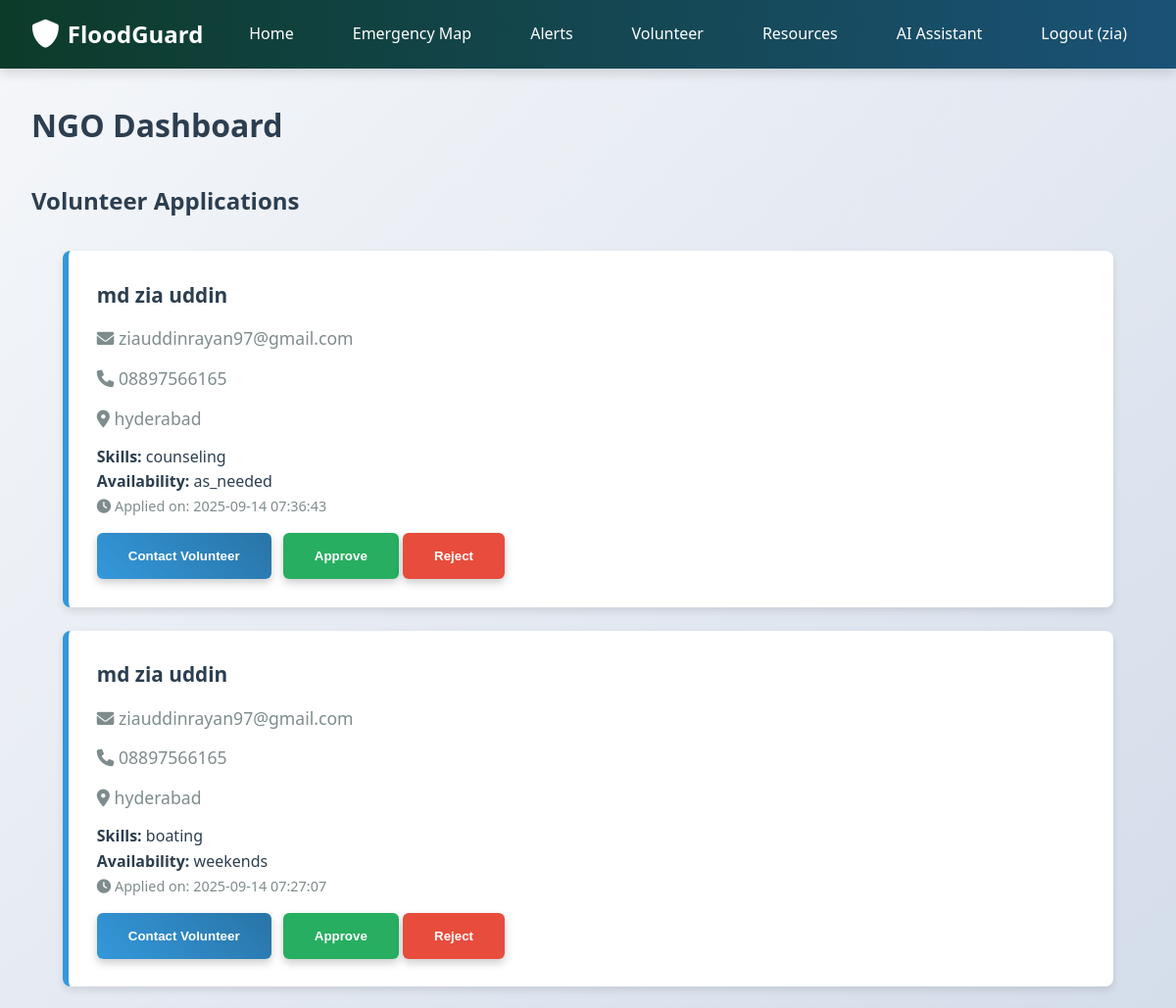
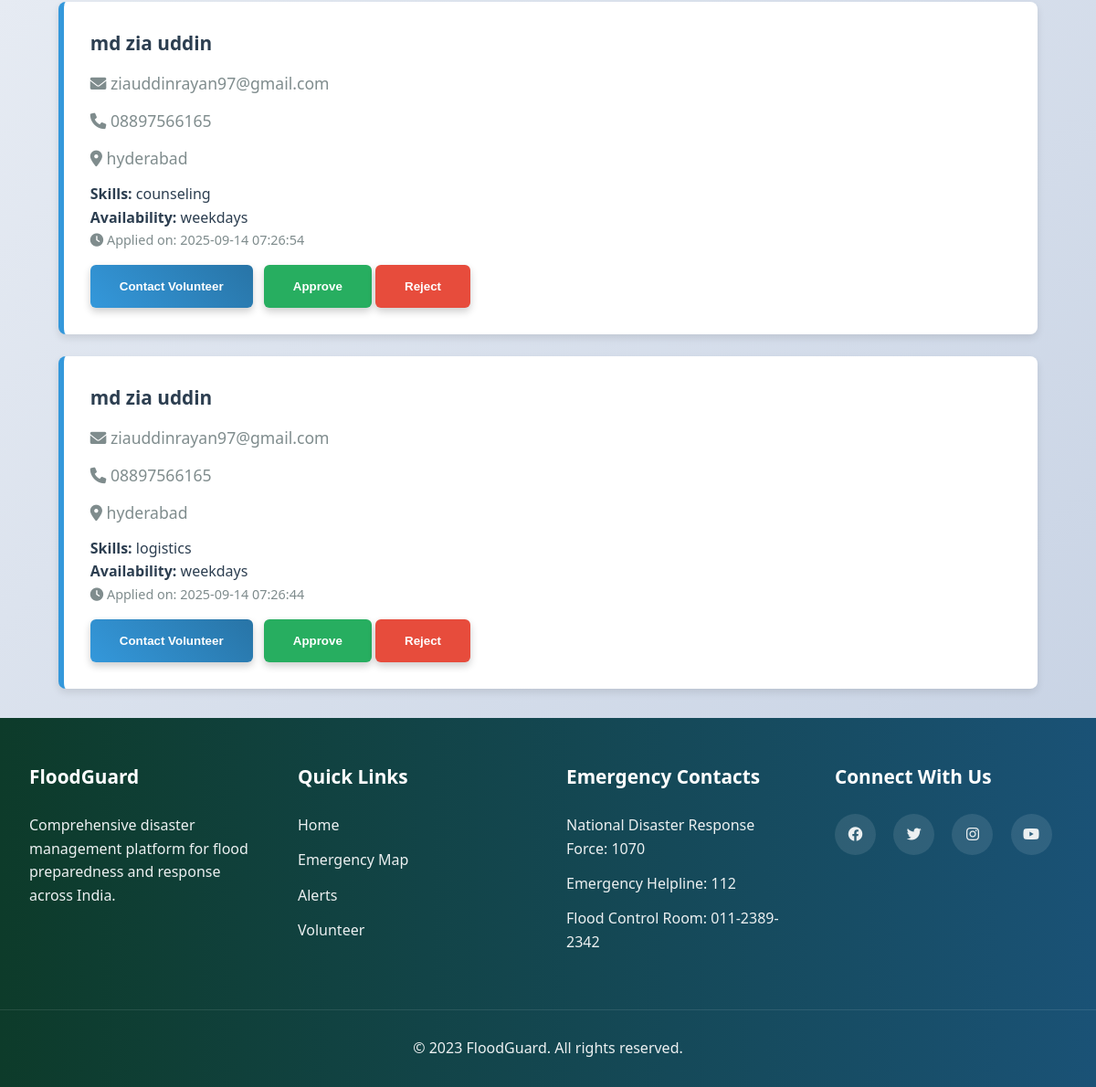
Screenshot of /ngo/dashboard (signed in) with the database file from the repository (2 pictures, top to bottom).
### tables this page shows
CREATE TABLE volunteers
                 (id INTEGER PRIMARY KEY AUTOINCREMENT,
                 name TEXT NOT NULL,
                 email TEXT NOT NULL,
                 phone TEXT NOT NULL,
                 location TEXT NOT NULL,
                 skills TEXT NOT NULL,
                 availability TEXT NOT NULL,
                 created_at TIMESTAMP DEFAULT CURRENT_TIMESTAMP, ngo_id INTEGER);

### app.py (the view)
@app.route('/ngo/dashboard')
def ngo_dashboard():
    if 'user_id' not in session or session.get('user_type') != 'ngo':
        flash('Please login as NGO to access this page', 'danger')
        return redirect(url_for('login'))
    db = get_db()
    volunteers = db.execute('''SELECT v.*, n.name as ngo_name
                             FROM volunteers v
                             JOIN ngos n ON v.ngo_id = n.id
                             ORDER BY v.created_at DESC''').fetchall()
    db.close()
    return render_template('ngo_dashboard.html', volunteers=volunteers)

### app.py (called while the page is built)
def get_db():
    conn = sqlite3.connect(app.config['DATABASE'])
    conn.row_factory = sqlite3.Row
    return conn

### templates/ngo_dashboard.html (shortened to what this page needs)
{% extends "base.html" %}
{% block content %}
<div style="max-width: 1200px; margin: 2rem auto; padding: 0 2rem;">
    <h1>NGO Dashboard</h1>
    <h2 style="margin-top: 2rem;">Volunteer Applications</h2>
    {% if volunteers %}
        <div class="alert-container">
            {% for volunteer in volunteers %}
            <div class="alert-card info">
                <div class="alert-header">
                    <div class="alert-title">{{ volunteer.name }}</div>
                    <div class="alert-severity severity-{{ volunteer.status }}">{{ volunteer.status|upper }}</div>
                </div>
                <div class="alert-location"><i class="fas fa-envelope"></i> {{ volunteer.email }}</div>
                <div class="alert-location"><i class="fas fa-phone"></i> {{ volunteer.phone }}</div>
                <div class="alert-location"><i class="fas fa-map-marker-alt"></i> {{ volunteer.location }}</div>
                <p><strong>Skills:</strong> {{ volunteer.skills }}</p>
                <p><strong>Availability:</strong> {{ volunteer.availability }}</p>
                <div class="alert-time"><i class="fas fa-clock"></i> Applied on: {{ volunteer.created_at }}</div>
                <div style="margin-top: 1rem;">
                    <button class="btn" style="margin-right: 0.5rem;">Contact Volunteer</button>
                    <button class="btn" style="background: var(--success);">Approve</button>
                    <button class="btn" style="background: var(--danger);">Reject</button>
                </div>
            </div>
            {% endfor %}
        </div>
    {% endif %}
</div>
{% endblock %}

### templates/base.html (shortened to what this page needs)
<!DOCTYPE html>
<html lang="en">
<head>
    <link rel="stylesheet" href="{{ url_for('static', filename='css/style.css') }}">
    <link href="https://cdnjs.cloudflare.com/ajax/libs/font-awesome/6.0.0/css/all.min.css" rel="stylesheet">
    <link rel="stylesheet" href="https://unpkg.com/leaflet@1.7.1/dist/leaflet.css" />
</head>
<body>
    <nav class="navbar">
        <div class="nav-container">
            <div class="nav-logo">
                <i class="fas fa-shield-alt"></i>
                <span>FloodGuard </span>
            </div>
            <ul class="nav-menu">
                <li class="nav-item">
                    <a href="{{ url_for('index') }}" class="nav-link">Home</a>
                </li>
                <li class="nav-item">
                    <a href="{{ url_for('map') }}" class="nav-link">Emergency Map</a>
                </li>
                <li class="nav-item">
                    <a href="{{ url_for('alerts') }}" class="nav-link">Alerts</a>
                </li>
                <li class="nav-item">
                    <a href="{{ url_for('volunteer') }}" class="nav-link">Volunteer</a>
                </li>
                <li class="nav-item">
                    <a href="{{ url_for('resources') }}" class="nav-link">Resources</a>
                </li>
                <li class="nav-item">
                    <a href="{{ url_for('chatbot') }}" class="nav-link">AI Assistant</a>
                </li>
                {% if session.user_id %}
                <li class="nav-item">
                    <a href="{{ url_for('logout') }}" class="nav-link">Logout ({{ session.username }})</a>
                </li>
                {% else %}
                <li class="nav-item">
                    <a href="{{ url_for('login') }}" class="nav-link">Login</a>
                </li>
                {% endif %}
            </ul>
        </div>
    </nav>
    <main>
        {% block content %}{% endblock %}
    </main>
    <footer class="footer">
        <div class="footer-container">
            <div class="footer-section">
                <h3>FloodGuard </h3>
                <p>Comprehensive disaster management platform for flood preparedness and response across India.</p>
            </div>
            <div class="footer-section">
                <h3>Quick Links</h3>
                <ul>
                    <li><a href="{{ url_for('index') }}">Home</a></li>
                    <li><a href="{{ url_for('map') }}">Emergency Map</a></li>
                    <li><a href="{{ url_for('alerts') }}">Alerts</a></li>
                    <li><a href="{{ url_for('volunteer') }}">Volunteer</a></li>
                </ul>
            </div>
            <div class="footer-section">
                <h3>Emergency Contacts</h3>
                <ul>
                    <li>National Disaster Response Force: 1070</li>
                    <li>Emergency Helpline: 112</li>
                    <li>Flood Control Room: 011-2389-2342</li>
                </ul>
            </div>
            <div class="footer-section">
                <h3>Connect With Us</h3>
                <div class="social-icons">
                    <a href="#"><i class="fab fa-facebook"></i></a>
                    <a href="#"><i class="fab fa-twitter"></i></a>
                    <a href="#"><i class="fab fa-instagram"></i></a>
                    <a href="#"><i class="fab fa-youtube"></i></a>
                </div>
            </div>
        </div>
        <div class="footer-bottom">
            <p>&copy; 2023 FloodGuard. All rights reserved.</p>
        </div>
    </footer>
</body>
</html>

### static/css/style.css (style rules this page uses)
:root { --dark-green: #0d3b2a; --medium-green: #1e8449; --light-green: #27ae60; --dark-blue: #1a5276; --medium-blue: #2874a6; --light-blue: #3498db; --dark-gray: #2c3e50; --medium-gray: #7f8c8d; --light-gray: #ecf0f1; --white: #ffffff; --black: #000000; --warning: #f39c12; --danger: #e74c3c; --info: #3498db; --success: #27ae60; }
* { margin: 0; padding: 0; box-sizing: border-box; }
body { font-family: 'Segoe UI', Tahoma, Geneva, Verdana, sans-serif; line-height: 1.6; color: var(--dark-gray); background: linear-gradient(135deg, #f5f7fa 0%, #c3cfe2 100%); min-height: 100vh; }
.navbar { background: linear-gradient(90deg, var(--dark-green) 0%, var(--dark-blue) 100%); padding: 1rem 0; position: sticky; top: 0; z-index: 1000; box-shadow: 0 4px 12px rgba(0, 0, 0, 0.15); }
.nav-container { max-width: 1200px; margin: 0 auto; display: flex; justify-content: space-between; align-items: center; padding: 0 2rem; }
.nav-logo { display: flex; align-items: center; color: var(--white); font-size: 1.5rem; font-weight: bold; }
.nav-logo i { margin-right: 0.5rem; font-size: 1.8rem; }
.nav-menu { display: flex; list-style: none; }
.nav-item { margin-left: 1.5rem; }
.nav-link { color: var(--white); text-decoration: none; font-weight: 500; padding: 0.5rem 1rem; border-radius: 4px; transition: all 0.3s ease; border: 2px solid transparent; }
main { min-height: calc(100vh - 160px); }
.btn { display: inline-block; background: linear-gradient(45deg, var(--light-blue), var(--medium-blue)); color: var(--white); padding: 1rem 2rem; border: none; border-radius: 6px; text-decoration: none; font-weight: bold; cursor: pointer; transition: all 0.3s ease; box-shadow: 0 4px 8px rgba(0, 0, 0, 0.2); }
.alert-container { max-width: 1200px; margin: 2rem auto; padding: 0 2rem; }
.alert-card { background-color: var(--white); border-left: 6px solid var(--light-blue); border-radius: 8px; padding: 1.8rem; margin-bottom: 1.5rem; box-shadow: 0 4px 8px rgba(0, 0, 0, 0.1); transition: all 0.3s ease; }
.alert-card.info { border-left-color: var(--info); }
.alert-header { display: flex; justify-content: space-between; align-items: center; margin-bottom: 0.8rem; }
.alert-title { font-weight: bold; font-size: 1.3rem; }
.alert-severity { padding: 0.4rem 1rem; border-radius: 20px; font-size: 0.9rem; font-weight: bold; }
.alert-location { color: var(--medium-gray); margin-bottom: 0.8rem; font-size: 1.1rem; }
.alert-time { color: var(--medium-gray); font-size: 0.9rem; }
.footer { background: linear-gradient(90deg, var(--dark-green) 0%, var(--dark-blue) 100%); color: var(--light-gray); padding: 3rem 0 0; }
.footer-container { max-width: 1200px; margin: 0 auto; display: grid; grid-template-columns: repeat(auto-fit, minmax(250px, 1fr)); gap: 2.5rem; padding: 0 2rem; }
.footer-section h3 { margin-bottom: 1.5rem; color: var(--white); font-size: 1.3rem; }
.footer-section ul { list-style: none; }
.footer-section ul li { margin-bottom: 0.8rem; }
.footer-section a { color: var(--light-gray); text-decoration: none; transition: all 0.3s ease; }
.social-icons { display: flex; gap: 1.2rem; }
.social-icons a { display: inline-block; width: 45px; height: 45px; background-color: rgba(255, 255, 255, 0.1); border-radius: 50%; text-align: center; line-height: 45px; transition: all 0.3s ease; }
.footer-bottom { text-align: center; padding: 1.8rem 0; margin-top: 3rem; border-top: 1px solid rgba(255, 255, 255, 0.1); }

### rows the page displays
volunteers: name "md zia uddin", email "ziauddinrayan97@gmail.com", phone "08897566165", location "hyderabad", skills "counseling", availability "as_needed", created_at "2025-09-14 07:36:43"
volunteers: name "md zia uddin", email "ziauddinrayan97@gmail.com", phone "08897566165", location "hyderabad", skills "boating", availability "weekends", created_at "2025-09-14 07:27:07"
volunteers: name "md zia uddin", email "ziauddinrayan97@gmail.com", phone "08897566165", location "hyderabad", skills "counseling", availability "weekdays", created_at "2025-09-14 07:26:54"
volunteers: name "md zia uddin", email "ziauddinrayan97@gmail.com", phone "08897566165", location "hyderabad", skills "logistics", availability "weekdays", created_at "2025-09-14 07:26:44"

### other values shown
{{ session.username }} "zia"
